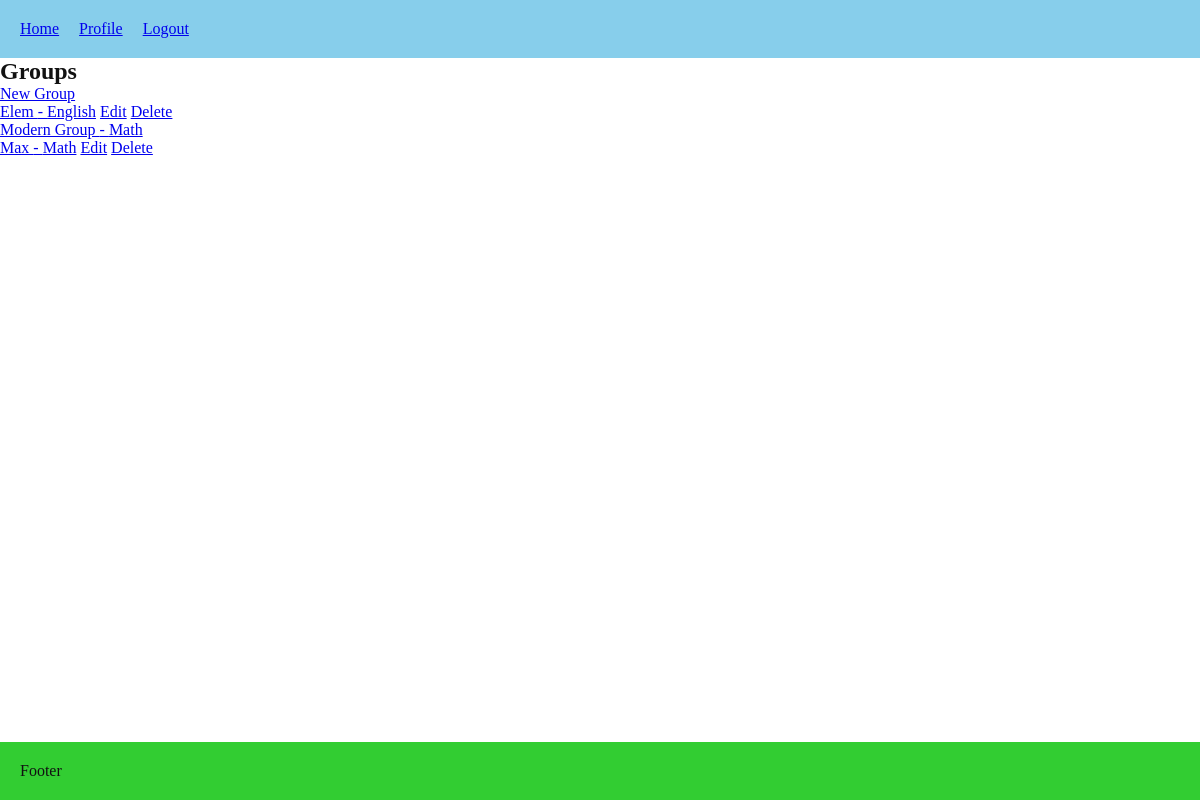
Page /lessons/groups/ (signed in) on the committed database.
### lessons/models.py (models this page shows, shortened)
class Group(models.Model):
    name = models.CharField(max_length=100, unique=True)
    subject = models.ForeignKey(Subject, on_delete=models.RESTRICT, related_name="groups")
    teacher = models.ForeignKey(User, on_delete=models.CASCADE, limit_choices_to={"role": "TEACHER"}, related_name="teaching_groups")
    homework_description = models.TextField(blank=True, null=True)
    homework_updated_at = models.DateTimeField(blank=True, null=True)
    default_payment_amount = models.DecimalField(max_digits=10, decimal_places=2, blank=True, null=True)
    week_days = models.CharField(max_length=50, blank=True, null=True)
    start_time = models.TimeField(blank=True, null=True)
    end_time = models.TimeField(blank=True, null=True)
    start_date = models.DateField(default=date.today)
    end_date = models.DateField(blank=True, null=True)

class Subject(models.Model):
    name = models.CharField(max_length=100, unique=True)
    def __str__(self):
        return self.name

### lessons/views.py (the view)
# urls.py: path("groups/", views.group_list, name="group_list"),
@login_required
def group_list(request):
    groups = Group.objects.all()
    return render(request, "lessons/group_list.html", {"groups": groups})

### lessons/templates/lessons/group_list.html (shortened to what this page needs)
{% extends 'core/base.html' %}
{% block content %}
<h2>Groups</h2>
{% if user.role != "STUDENT" %}
    <a href="{% url 'lessons:group_create' %}">New Group</a>
{% endif %}
<ul>
    {% for group in groups %}
        <li>
            <a href="{% url 'lessons:group_detail' group.pk %}">{{ group.name }} - {{ group.subject }}</a>
            {% if user.role == "ADMIN" or user == group.teacher %}
                <a href="{% url 'lessons:group_edit' group.pk %}">Edit</a>
                <a href="{% url 'lessons:group_delete' group.pk %}">Delete</a>
            {% endif %}
        </li>
    {% empty %}
        <li>No groups available.</li>
    {% endfor %}
</ul>
{% endblock %}

### core/static/core/style.css (style rules this page uses)
* { box-sizing: border-box; margin: 0; padding: 0; list-style: none; }
:root { font-size: 12; --theme-color: skyblue; --secondary-color: limegreen; }
.theme-light { --bg: #ffffff; --text: #111111; --surface: #f5f5f5; --border: #e0e0e0; }
body { background-color: var(--bg); color: var(--text); display: flex; flex-direction: column; min-height: 100vh; }
a { transition: 0.3s; }

### rows in the picture
Group: name "Elem", subject "English", shows "Edit"
Group: name "Modern Group", subject "Math"
Group: name "Max", subject "Math", shows "Edit"
